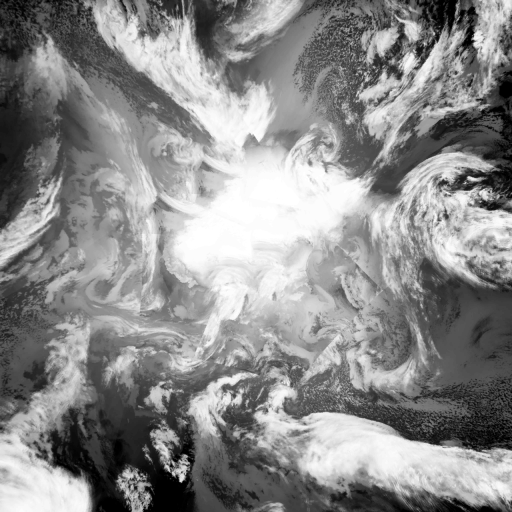
#> input picture pipeline/assets/google_nz.png, 1024 x 1024 px (shown at 1/2 size); its folder holds only this picture in this run
$ python preview_globe.py assets/google_nz.png
#> lines starting #> are read from the running program, lines starting #| are printed output that depends on the picture
#> in main, mask is the input picture: shape (1024, 1024); min 0, max 255, mean 138.3
### pipeline/cubemap.py
"""Equirectangular (plate carree) -> 6-face cubemap reprojection.

Uses the standard OpenGL cube-map face/direction convention (the same one
libGDX's Cubemap / GL_TEXTURE_CUBE_MAP_* targets use), so faces come out
seamless and correctly oriented relative to each other. Face order matches
this app's FACE_NAMES: px, nx, py, ny, pz, nz.

Equirect image assumed: column 0 = lon -180, column W = lon +180;
row 0 = lat +90 (north pole), row H = lat -90 (south pole).

IMPORTANT -- the cloud cubemap is NOT sampled with the sphere's raw normal.
earth.frag samples it as `textureCube(cloudMap, vCloudNormal)`, where
earth.vert builds vCloudNormal as `(vec4(a_normal,1.) * cloudTransformMatrix)`.
That is a row-vector product, i.e. transpose(M) * n, and EarthShaderProvider
builds M as identity.rotate(X,-90).rotate(Z,-90). Working it through,
transpose(M) = Rz(+90)*Rx(+90), so the lookup direction is

    d = (n.z, n.x, n.y)

which lands in a Z-polar frame. Two independent checks confirm it:
  * decoding the shipped dayMap-*.ktx cubemap and reprojecting it back to
    equirect only yields a correct (non-mirrored) world map under this rule;
  * the app's own storm placement (LightningStorms) converts lat/lng with
    x=cos(lng)cos(lat), y=sin(lng)cos(lat), z=sin(lat) -- the same frame,
    since stormsMap is sampled with that very same vCloudNormal.

So for a cube direction d the geography is lat = asin(d.z), lon = atan2(d.y, d.x):
+Z is the north pole and longitude runs from +X toward +Y.
"""
import numpy as np

FACE_ORDER = ["px", "nx", "py", "ny", "pz", "nz"]


def _face_direction_grid(face: str, size: int) -> np.ndarray:
    """Returns (size,size,3) unit direction vectors for each texel of a face."""
    i = (np.arange(size) + 0.5) / size * 2.0 - 1.0  # sc, columns
    j = (np.arange(size) + 0.5) / size * 2.0 - 1.0  # tc, rows
    sc, tc = np.meshgrid(i, j)  # sc varies along x (cols), tc along y (rows)

    if face == "px":
        x, y, z = np.ones_like(sc), -tc, -sc
    elif face == "nx":
        x, y, z = -np.ones_like(sc), -tc, sc
    elif face == "py":
        x, y, z = sc, np.ones_like(sc), tc
    elif face == "ny":
        x, y, z = sc, -np.ones_like(sc), -tc
    elif face == "pz":
        x, y, z = sc, -tc, np.ones_like(sc)
    elif face == "nz":
        x, y, z = -sc, -tc, -np.ones_like(sc)
    else:
        raise ValueError(face)

    d = np.stack([x, y, z], axis=-1)
    d = d / np.linalg.norm(d, axis=-1, keepdims=True)
    return d


def direction_to_lonlat(d: np.ndarray):
    """Cube-map lookup direction -> geographic lon/lat (radians).

    See the module docstring: the cloud cubemap is sampled through
    cloudTransformMatrix, which puts the lookup in a Z-polar frame.
    """
    x, y, z = d[..., 0], d[..., 1], d[..., 2]
    lat = np.arcsin(np.clip(z, -1, 1))              # -pi/2..pi/2, +Z = north pole
    lon = np.arctan2(y, x)                           # -pi..pi, from +X toward +Y
    return lon, lat


# [16 lines left out: function direction_to_lonlat_raw, not called in this run]


def sample_equirect(img: np.ndarray, lon: np.ndarray, lat: np.ndarray) -> np.ndarray:
    """Bilinear-sample an equirect image (H,W,C) at given lon/lat radians."""
    h, w = img.shape[0], img.shape[1]
    u = (lon + np.pi) / (2 * np.pi) * w - 0.5
    v = (np.pi / 2 - lat) / np.pi * h - 0.5

    u0 = np.floor(u).astype(np.int64)
    v0 = np.floor(v).astype(np.int64)
    u1 = u0 + 1
    v1 = v0 + 1

    fu = (u - u0)[..., None]
    fv = (v - v0)[..., None]

    u0m = np.mod(u0, w)
    u1m = np.mod(u1, w)
    v0c = np.clip(v0, 0, h - 1)
    v1c = np.clip(v1, 0, h - 1)

    c00 = img[v0c, u0m].astype(np.float32)
    c01 = img[v0c, u1m].astype(np.float32)
    c10 = img[v1c, u0m].astype(np.float32)
    c11 = img[v1c, u1m].astype(np.float32)

    top = c00 * (1 - fu) + c01 * fu
    bot = c10 * (1 - fu) + c11 * fu
    return top * (1 - fv) + bot * fv


def equirect_to_cubemap(img: np.ndarray, face_size: int, frame: str = "cloud") -> dict:
    """Returns {face_name: (face_size,face_size,C) array} matching img dtype range.

    frame="cloud" (default): the cloud cubemap's Z-polar sampling convention.
    frame="raw": dayMap/nightMap's Y-polar convention (raw sphere normal).
    """
#> called with face_size = 512, frame = 'cloud'
    to_lonlat = direction_to_lonlat if frame == "cloud" else direction_to_lonlat_raw
    faces = {}
    for face in FACE_ORDER:
        d = _face_direction_grid(face, face_size)
        lon, lat = to_lonlat(d)
        sampled = sample_equirect(img, lon, lat)
        faces[face] = np.clip(sampled, 0, 255).astype(np.uint8)
#> this loop made 6 passes
#> pass 1, in sample_equirect, `u = (lon + np.pi) / (2 * np.pi) * w - 0.5`:
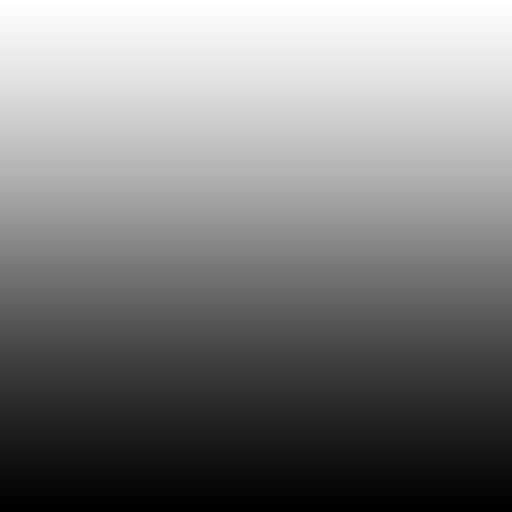
#> u: shape (512, 512) float64; min 383.7, max 639.3, mean 511.5; drawn with min black and max white
#> pass 1, in sample_equirect, `v = (np.pi / 2 - lat) / np.pi * h - 0.5`:
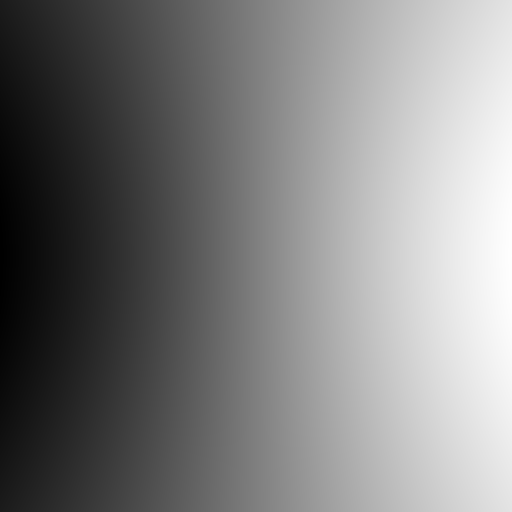
#> v: shape (512, 512) float64; min 255.8, max 767.2, mean 511.5; drawn with min black and max white
#> pass 1, in sample_equirect, `u0 = np.floor(u).astype(np.int64)`:
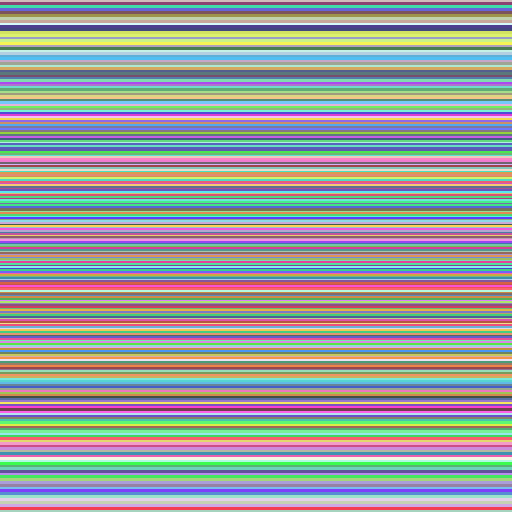
#> u0: shape (512, 512) int64; 257 distinct labels, from 383 to 639; one colour per label, 0 black
#> after the loop:
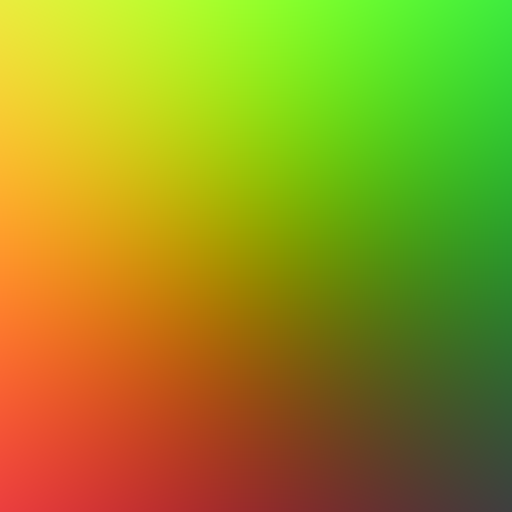
#> d: shape (512, 512, 3) float64; mean of channels 0, 1, 2 -1.74e-19, -5.46e-18, -0.793; drawn with min black and max white
#> after the loop:
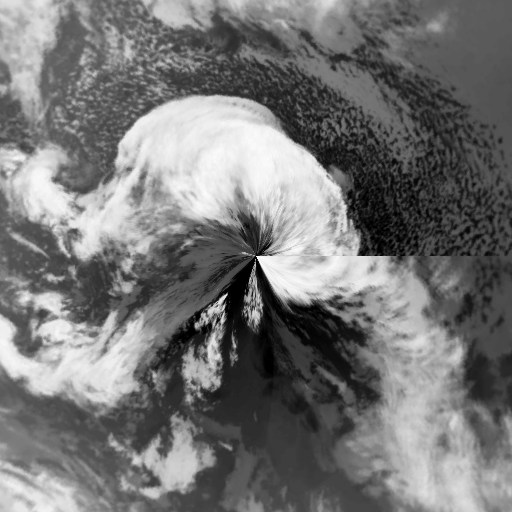
#> sampled: shape (512, 512, 3) float64; min 0, max 252, mean 118
#> after the loop, faces = 6 items
    return faces


# [5 lines left out: function equirect_to_face, not called in this run]

### pipeline/preview_globe.py
"""Render what the wallpaper will actually look like, without a phone.

Takes a cloud-mask equirect (the same image the pipeline turns into DDS
tiles), projects it through the cube-map convention the app samples with,
and runs earth.frag's day/night/terminator/atmosphere maths over the top of
the app's own shipped dayMap and nightMap textures. The point is to be able
to judge a change to the cloud mask on this machine instead of rebuilding an
APK and squinting at a phone.

Usage:
  venv/bin/python3 pipeline/preview_globe.py CLOUDMASK.png [--out out.png]
        [--lat 20 --lon 78] [--width 1080 --height 2400]
"""
from __future__ import annotations

import argparse
import struct
from pathlib import Path

import numpy as np
from PIL import Image

ROOT = Path(__file__).parent.parent
ASSETS = ROOT.parent / "decoded_wallpaper_test" / "assets" / "earth"
FACE_ORDER = ["px", "nx", "py", "ny", "pz", "nz"]
KTX_IDENTIFIER = bytes([0xAB, 0x4B, 0x54, 0x58, 0x20, 0x31, 0x31, 0xBB, 0x0D, 0x0A, 0x1A, 0x0A])

# colours read out of EarthShaderProvider$EarthShader
TERMINATOR_1 = (np.array([0.39, 0.44, 0.50]), 0.8)
TERMINATOR_2 = (np.array([0.929412, 0.274510, 0.058824]), 0.8)
ATMOSPHERE_1 = (np.array([0.678431, 0.823529, 0.941176]), 0.4)
ATMOSPHERE_2 = (np.array([0.380392, 0.694118, 0.949020]), 0.85)
CLOUD_INTENSITY_DAY = 0.9
CLOUD_INTENSITY_NIGHT = 0.6
CLOUD_SHADOW_INTENSITY = 0.5
NIGHT_CLOUD_COLOR = np.array([0.26, 0.29, 0.34])


def read_ktx_cubemap(path: Path, level: int = 1) -> dict:
    import texture2ddecoder

    data = Path(path).read_bytes()
    assert data[:12] == KTX_IDENTIFIER, f"{path} is not KTX 1.1"
    (_e, _t, _ts, _f, _if, _bif, w, h, _d, _a, faces, mips, kvlen) = struct.unpack("<13I", data[12:64])
    off = 64 + kvlen
    out = {}
    for lvl in range(mips):
        lw, lh = max(1, w >> lvl), max(1, h >> lvl)
        (size,) = struct.unpack("<I", data[off:off + 4])
        off += 4
        for fi in range(faces):
            blob = data[off:off + size]
            off += size + (3 - ((size + 3) % 4))
            if lvl == level:
                arr = np.frombuffer(texture2ddecoder.decode_etc2(blob, lw, lh), np.uint8).reshape(lh, lw, 4)
                out[FACE_ORDER[fi]] = arr[:, :, [2, 1, 0]].astype(np.float32) / 255.0
    return out


# [21 lines left out: function sample_cube, not called in this run]


def _smoothstep(a, b, x):
    t = np.clip((x - a) / (b - a), 0, 1)
    return t * t * (3 - 2 * t)


def _mix(a, b, t):
    return a * (1 - t) + b * t


# [4 lines left out: function _rot_x, not called in this run]


def geo_normal(lat_deg, lon_deg):
    la, lo = np.radians(lat_deg), np.radians(lon_deg)
    return np.array([np.cos(la) * np.sin(lo), np.sin(la), np.cos(la) * np.cos(lo)])


# [67 lines left out: function render, not called in this run]


def main():
    import sys
    from datetime import datetime, timezone
    sys.path.insert(0, str(Path(__file__).parent))
    from cubemap import equirect_to_cubemap

    ap = argparse.ArgumentParser()
    ap.add_argument("cloudmask", help="equirect cloud-mask PNG")
    ap.add_argument("--out", default="preview.png")
    ap.add_argument("--lat", type=float, default=20.0)
    ap.add_argument("--lon", type=float, default=78.0)
    ap.add_argument("--width", type=int, default=1080)
    ap.add_argument("--height", type=int, default=2400)
    ap.add_argument("--face-size", type=int, default=512)
    ap.add_argument("--faces", default=None,
                    help="dir of _debug_face_*.png from a pipeline run; previews the exact published "
                         "faces (incl. polar fade) instead of reprojecting the equirect mask")
    ap.add_argument("--season", default="Summer", choices=["Summer", "Winter", "Spring-Fall"],
                    help="which bundled dayMap to use as the surface")
    ap.add_argument("--utc", default=None,
                    help="sun time as YYYY-MM-DDTHH:MM (UTC), default now. e.g. 2026-06-21T12:00 "
                         "lights the Arctic, 2026-12-21T12:00 lights Antarctica")
    args = ap.parse_args()

    if args.faces:
        faces = {n: np.array(Image.open(Path(args.faces) / f"_debug_face_{n}.png").convert("RGB"))
                 for n in ["px", "nx", "py", "ny", "pz", "nz"]}
    else:
        mask = np.array(Image.open(args.cloudmask).convert("L"))
        faces = equirect_to_cubemap(np.stack([mask] * 3, -1), args.face_size)
#> faces = 6 items
    clouds = {k: v.astype(np.float32) / 255.0 for k, v in faces.items()}
#> clouds = 6 items
    day = read_ktx_cubemap(ASSETS / f"dayMap-{args.season}.ktx", 1)
    night = read_ktx_cubemap(ASSETS / "nightMap.ktx", 1)

    img = render(clouds, day, night, args.lat, args.lon,
                 (datetime.fromisoformat(args.utc).replace(tzinfo=timezone.utc) if args.utc
                  else datetime.now(timezone.utc)), args.width, args.height)
    Image.fromarray(img).save(args.out)
    print(f"wrote {args.out}")


if __name__ == "__main__":
#> (the run stopped early here; a loop or call above may not have finished)

$ run again, on versions/20260913T172938Z/_debug_face_ny.png
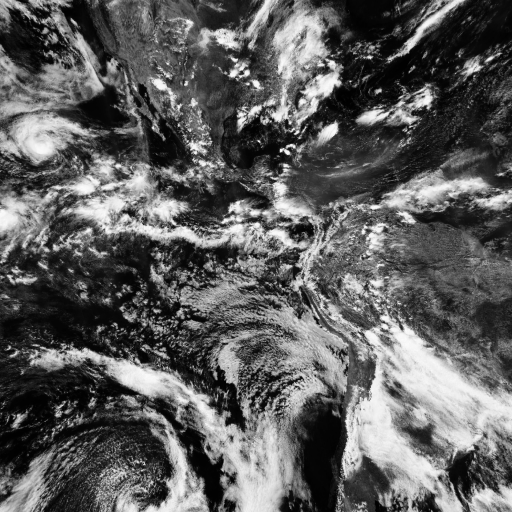
#> input picture versions/20260913T172938Z/_debug_face_ny.png, 1024 x 1024 px (shown at 1/2 size)
#> in equirect_to_cubemap, img is the input picture: shape (1024, 1024, 3); min 0, max 253, mean 93.4
#> after the loop in equirect_to_cubemap, `for face in FACE_ORDER:`:
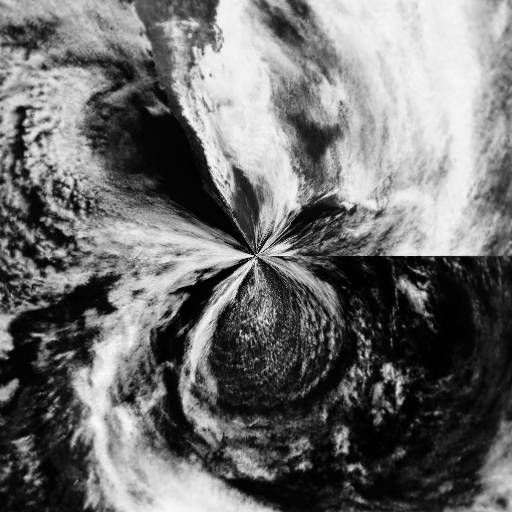
#> sampled: shape (512, 512, 3) float64; min 0.152, max 248.7, mean 111
#> after the loop in equirect_to_cubemap, `for face in FACE_ORDER:`: faces = 6 items

$ run again, on versions/20260913T172938Z/_debug_face_px.png
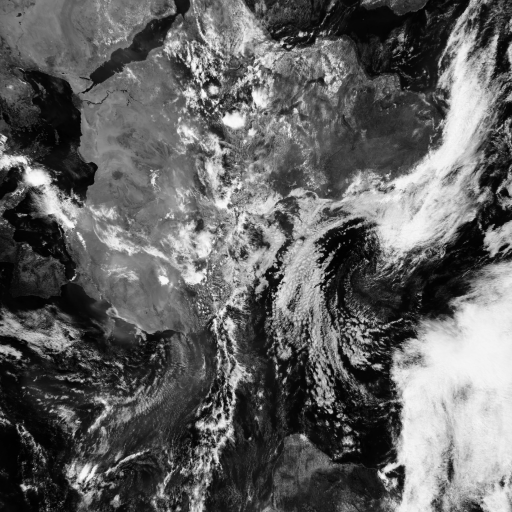
#> input picture versions/20260913T172938Z/_debug_face_px.png, 1024 x 1024 px (shown at 1/2 size)
#> in equirect_to_cubemap, img is the input picture: shape (1024, 1024, 3); min 0, max 252, mean 97.2
#> after the loop in equirect_to_cubemap, `for face in FACE_ORDER:`:
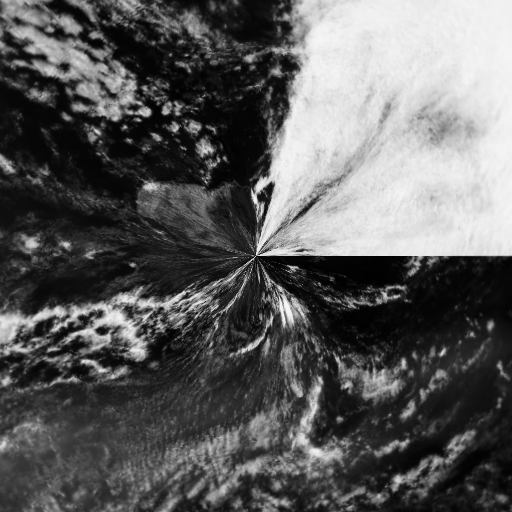
#> sampled: shape (512, 512, 3) float64; min 0.199, max 249.5, mean 92.6
#> after the loop in equirect_to_cubemap, `for face in FACE_ORDER:`: faces = 6 items

$ run again, on pipeline/assets/google_pz.png
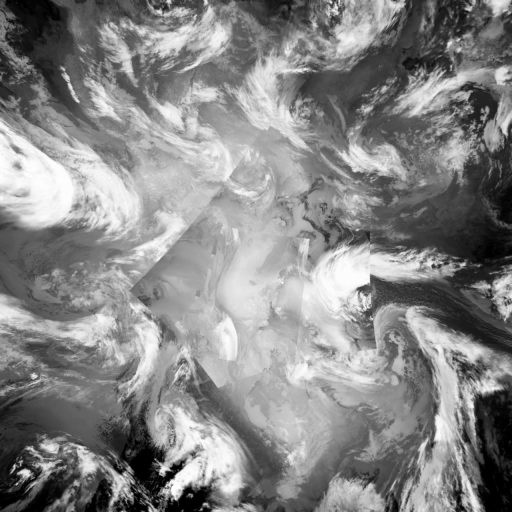
#> input picture pipeline/assets/google_pz.png, 1024 x 1024 px (shown at 1/2 size)
#> in main, mask is the input picture: shape (1024, 1024); min 0, max 255, mean 134.1
#> after the loop in equirect_to_cubemap, `for face in FACE_ORDER:`:
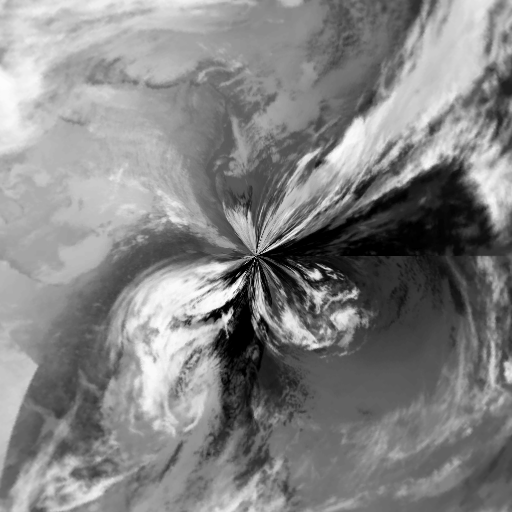
#> sampled: shape (512, 512, 3) float64; min 0, max 255, mean 132.1
#> after the loop in equirect_to_cubemap, `for face in FACE_ORDER:`: faces = 6 items

$ run again, on pipeline/assets/polar_texture.png
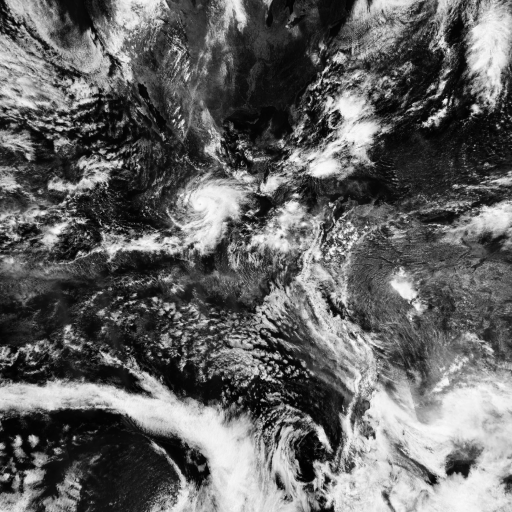
#> input picture pipeline/assets/polar_texture.png, 1024 x 1024 px (shown at 1/2 size)
#> in main, mask is the input picture: shape (1024, 1024); min 0, max 252, mean 99.5
#> after the loop in equirect_to_cubemap, `for face in FACE_ORDER:`:
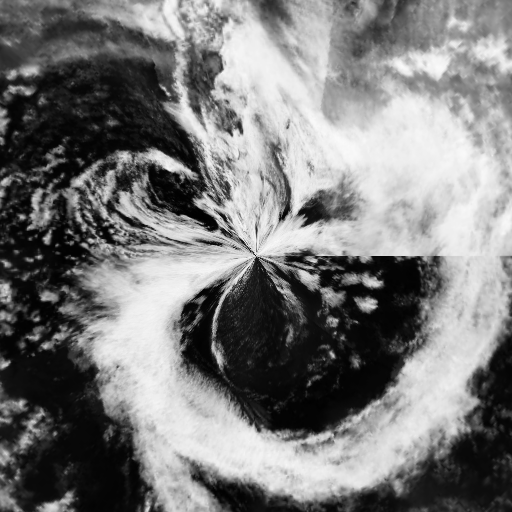
#> sampled: shape (512, 512, 3) float64; min 0.00458, max 250.6, mean 122.3
#> after the loop in equirect_to_cubemap, `for face in FACE_ORDER:`: faces = 6 items
